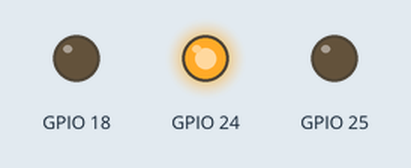
The program below on a simulated Raspberry Pi (BCM pin numbers). Shown: output pins drawn as LEDs (lit = HIGH). The modem accepts every AT command (registered, SIM ready, sends succeed) and sends nothing else; what the program prints to the terminal is not drawn. At 13.0 s the program stops and its outputs stay as they are.

Above: at 0.1 s.
Timing chart, 0 to 1.6 s (numbered marks = the images above):
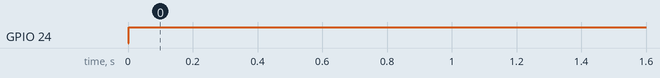

The program:

Gateway.py
```python
import RPi.GPIO as GPIO
import serial
import time, sys, os
import datetime

def setup():
	GPIO.setmode(GPIO.BCM)
	GPIO.setwarnings(False)
	GPIO.setup(18,GPIO.OUT) # GSM Hardware reset
	GPIO.setup(23,GPIO.IN) # GSM Clear to Send
	GPIO.setup(24,GPIO.OUT) # GSM ON/OFF module
	GPIO.setup(25,GPIO.OUT) # GSM Request to send
	GPIO.setup(12,GPIO.IN) # GSM Battery status
	GPIO.output(24,1)

SERIAL_PORT = "/dev/ttyS0" #Rasp 3 UART Port

port = serial.Serial(SERIAL_PORT,baudrate=9600, timeout=10)
setup()
time.sleep(2)

port.write("AT+CGATT\r") #check if the SIM hat internet access
time.sleep(1)
rcv = port.read(10);
print rcv
```

Measured:
- by itself, GPIO 24: LOW → HIGH at 0.00 s
